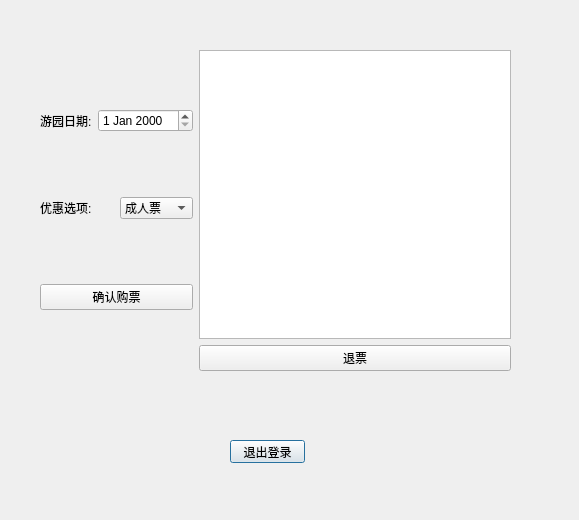
<?xml version="1.0" encoding="UTF-8"?>
<ui version="4.0">
 <class>UserDlg</class>
 <widget class="QDialog" name="UserDlg">
  <property name="geometry">
   <rect>
    <x>0</x>
    <y>0</y>
    <width>579</width>
    <height>520</height>
   </rect>
  </property>
  <property name="windowTitle">
   <string>Dialog</string>
  </property>
  <widget class="QPushButton" name="btn_logout">
   <property name="geometry">
    <rect>
     <x>230</x>
     <y>440</y>
     <width>75</width>
     <height>23</height>
    </rect>
   </property>
   <property name="text">
    <string>退出登录</string>
   </property>
  </widget>
  <widget class="QWidget" name="layoutWidget">
   <property name="geometry">
    <rect>
     <x>40</x>
     <y>50</y>
     <width>471</width>
     <height>321</height>
    </rect>
   </property>
   <layout class="QHBoxLayout" name="horizontalLayout_3">
    <item>
     <layout class="QVBoxLayout" name="verticalLayout">
      <item>
       <layout class="QHBoxLayout" name="horizontalLayout">
        <item>
         <widget class="QLabel" name="label">
          <property name="text">
           <string>游园日期:</string>
          </property>
         </widget>
        </item>
        <item>
         <widget class="QDateEdit" name="date_useDate"/>
        </item>
       </layout>
      </item>
      <item>
       <layout class="QHBoxLayout" name="horizontalLayout_2">
        <item>
         <widget class="QLabel" name="label_2">
          <property name="text">
           <string>优惠选项:</string>
          </property>
         </widget>
        </item>
        <item>
         <widget class="QComboBox" name="cobox_Discount">
          <item>
           <property name="text">
            <string>成人票</string>
           </property>
          </item>
          <item>
           <property name="text">
            <string>儿童票</string>
           </property>
          </item>
          <item>
           <property name="text">
            <string>老人票</string>
           </property>
          </item>
          <item>
           <property name="text">
            <string>团体票</string>
           </property>
          </item>
         </widget>
        </item>
       </layout>
      </item>
      <item>
       <widget class="QPushButton" name="btn_buy">
        <property name="text">
         <string>确认购票</string>
        </property>
       </widget>
      </item>
     </layout>
    </item>
    <item>
     <layout class="QVBoxLayout" name="verticalLayout_2">
      <item>
       <widget class="QTableView" name="tableView"/>
      </item>
      <item>
       <widget class="QPushButton" name="btn_refund">
        <property name="text">
         <string>退票</string>
        </property>
       </widget>
      </item>
     </layout>
    </item>
   </layout>
  </widget>
 </widget>
 <resources/>
 <connections/>
</ui>
